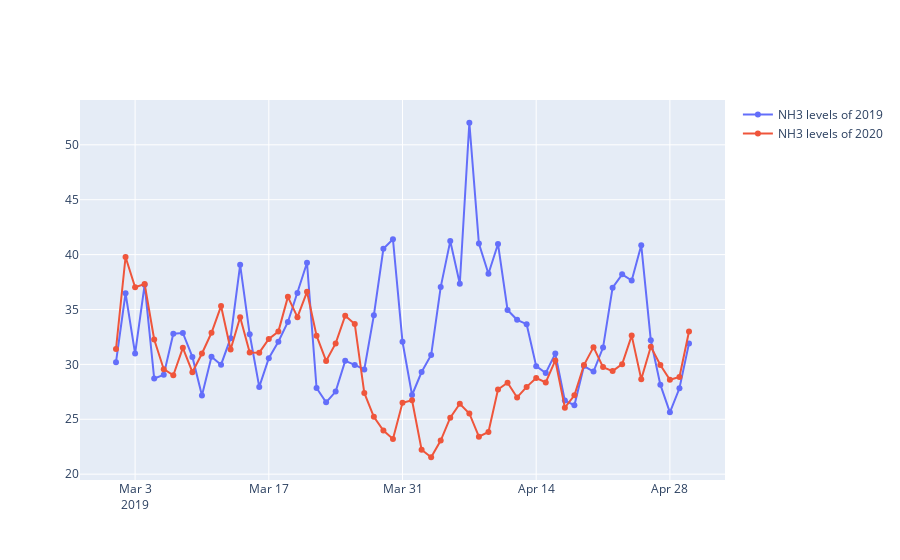

Notebook source saved alongside this figure:
### Code cell
fig = go.Figure()
fig.add_trace(go.Scatter(x=Mar_may_2019['Date'], y=Mar_may_2019['NH3'],
                    mode='lines+markers',
                    name='NH3 levels of 2019'))
fig.add_trace(go.Scatter(x=Mar_may_2019['Date'], y=Mar_may_2020['NH3'],
                    mode='lines+markers',
                    name='NH3 levels of 2020'))

fig.show()
